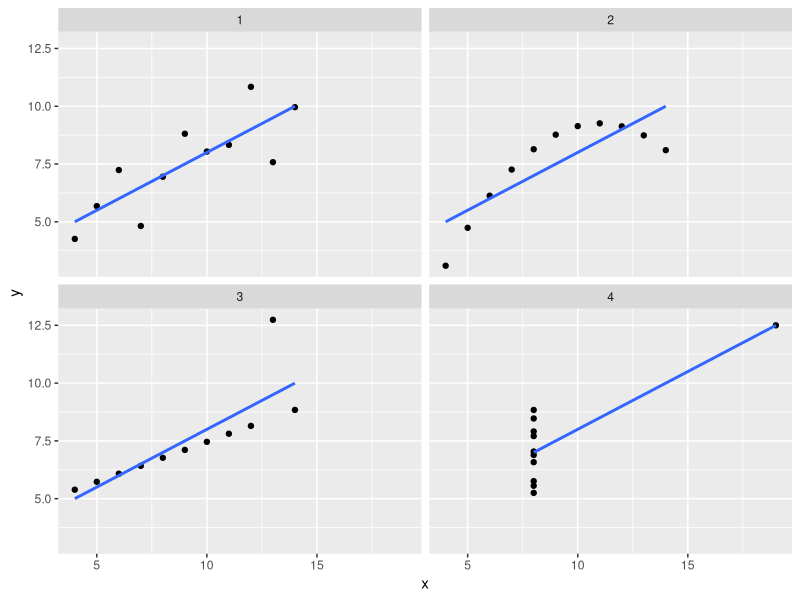
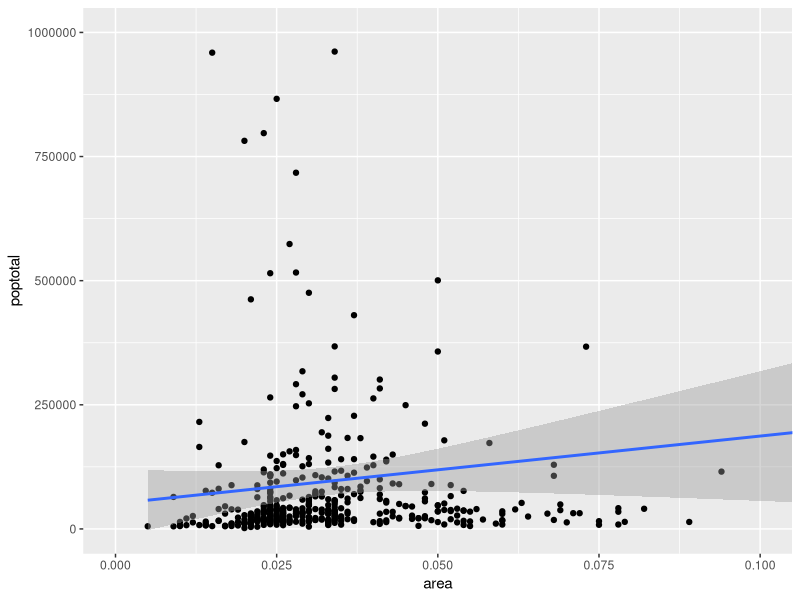

Reproduce these figures in R, in order.
library(tidyverse)

?anscombe

ans_tidy <- anscombe %>%
  mutate(obs = row_number()) %>% # 번호부여
  pivot_longer(cols = -obs, names_to = "key", values_to = "value") %>%
  separate_wider_position(cols = key, widths = c(variable = 1, set = 1)) %>%
  pivot_wider(names_from = variable, values_from = value)

ans_tidy %>%
  group_by(set) %>%
  summarize(mean(x), mean(y), var(x), var(y), sd(x), sd(y), cor(x,y))


ggplot(ans_tidy, aes(x,y))+
  geom_point()+
  facet_wrap(~set) +
  geom_smooth(method = "lm", se = F)

# 숫자, 문자, 범주
options(scipen = 999)

head(midwest)

ggplot(midwest, aes(x =area, y=poptotal)) +
  geom_point()+
  geom_smooth(method = "lm")+
  coord_cartesian(xlim=c(0,0.1),ylim=c(0,1000000))

                  